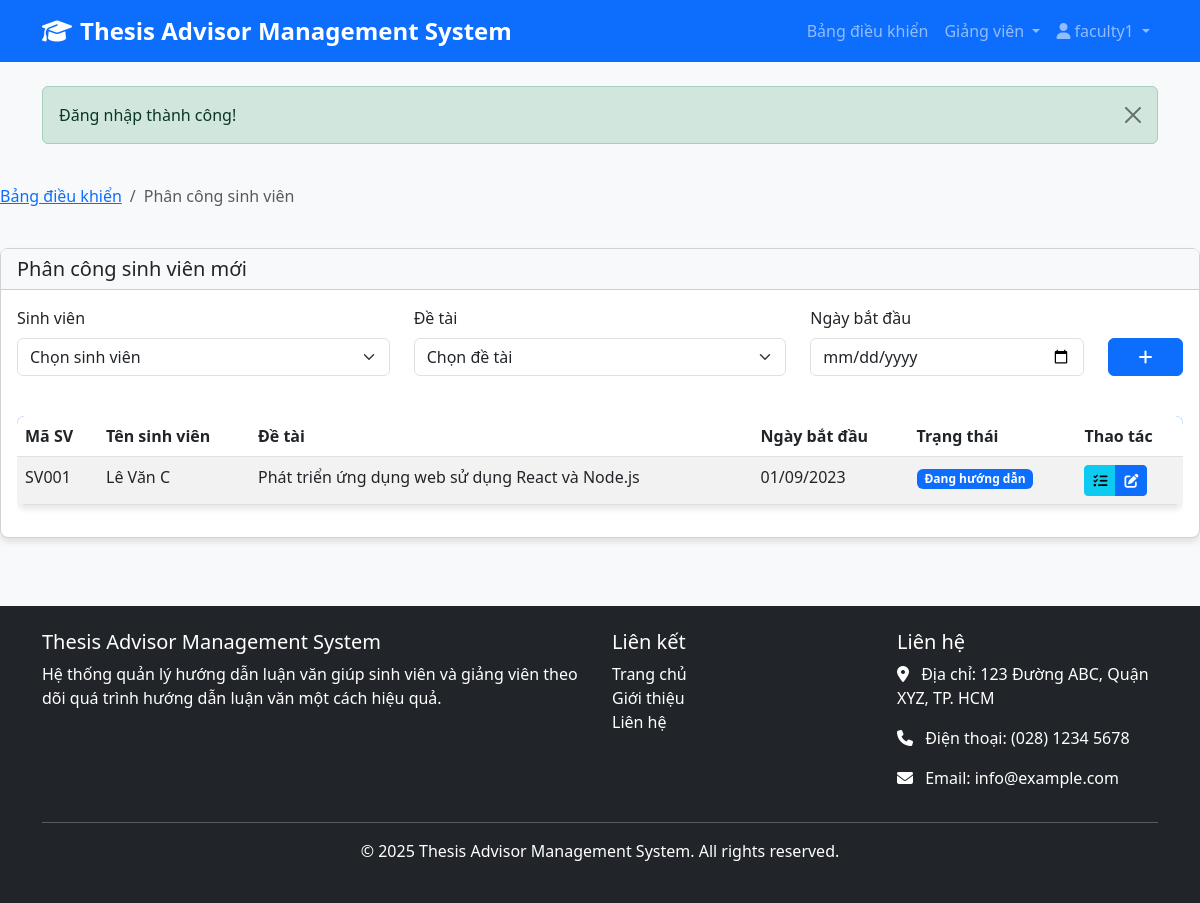
The app's page /faculty/assignments.php (signed in) with its own data.
### tables this page shows
CREATE TABLE SinhVienGiangVienHuongDan (
    ID INT AUTO_INCREMENT PRIMARY KEY,
    SinhVienID INT NOT NULL,
    GiangVienID INT NOT NULL,
    DeTaiID INT,
    NgayBatDau DATE,
    NgayKetThuc DATE,
    TrangThai ENUM('Đang hướng dẫn', 'Đã hoàn thành', 'Đã hủy') DEFAULT 'Đang hướng dẫn',
    GhiChu TEXT,
    FOREIGN KEY (SinhVienID) REFERENCES SinhVien(SinhVienID) ON DELETE CASCADE,
    FOREIGN KEY (GiangVienID) REFERENCES GiangVien(GiangVienID) ON DELETE CASCADE,
    FOREIGN KEY (DeTaiID) REFERENCES DeTai(DeTaiID) ON DELETE SET NULL
);

CREATE TABLE SinhVien (
    SinhVienID INT AUTO_INCREMENT PRIMARY KEY,
    UserID INT,
    MaSV VARCHAR(20) NOT NULL UNIQUE,
    HoTen VARCHAR(100) NOT NULL,
    NgaySinh DATE,
    GioiTinh ENUM('Nam', 'Nữ', 'Khác'),
    Email VARCHAR(100) NOT NULL,
    SoDienThoai VARCHAR(15),
    DiaChi TEXT,
    Khoa VARCHAR(100),
    ChuyenNganh VARCHAR(100),
    NienKhoa VARCHAR(20),
    TrangThai ENUM('Đang học', 'Đã tốt nghiệp', 'Đã nghỉ học') DEFAULT 'Đang học',
    FOREIGN KEY (UserID) REFERENCES Users(UserID) ON DELETE SET NULL
);

CREATE TABLE DeTai (
    DeTaiID INT AUTO_INCREMENT PRIMARY KEY,
    TenDeTai VARCHAR(255) NOT NULL,
    MoTa TEXT,
    LinhVuc VARCHAR(100),
    NgayTao TIMESTAMP DEFAULT CURRENT_TIMESTAMP,
    TrangThai ENUM('Chờ duyệt', 'Đã duyệt', 'Từ chối') DEFAULT 'Chờ duyệt'
);

### faculty/assignments.php (the view, shortened to what this page needs)
<?php
require_once '../includes/functions.php';
$conn = getDBConnection();
$stmt = $conn->prepare("SELECT GiangVienID, SoLuongSinhVienToiDa FROM GiangVien WHERE UserID = :userId");
$stmt->bindParam(':userId', $_SESSION['user_id']);
$stmt->execute();
$faculty = $stmt->fetch(PDO::FETCH_ASSOC);
$facultyId = $faculty['GiangVienID'];
$stmt = $conn->prepare("
    SELECT
        svgv.*,
        sv.MaSV,
        sv.HoTen as TenSinhVien,
        dt.TenDeTai
    FROM SinhVienGiangVienHuongDan svgv
    JOIN SinhVien sv ON svgv.SinhVienID = sv.SinhVienID
    JOIN DeTai dt ON svgv.DeTaiID = dt.DeTaiID
    WHERE svgv.GiangVienID = :facultyId
    ORDER BY svgv.NgayBatDau DESC
");
$stmt->bindParam(':facultyId', $facultyId);
$stmt->execute();
$assignments = $stmt->fetchAll(PDO::FETCH_ASSOC);
include '../includes/header.php';
?>
<div class="row mb-4">
    <div class="col-md-12">
        <nav aria-label="breadcrumb">
            <ol class="breadcrumb">
                <li class="breadcrumb-item"><a href="../dashboard.php">Bảng điều khiển</a></li>
                <li class="breadcrumb-item active" aria-current="page">Phân công sinh viên</li>
            </ol>
        </nav>
    </div>
</div>
<div class="row">
    <div class="col-md-12">
        <div class="card">
            <div class="card-header">
                <h5 class="card-title mb-0">Phân công sinh viên mới</h5>
            </div>
            <div class="card-body">
                <form method="POST" action="" class="mb-4">
                    <div class="row">
                        <div class="col-md-4">
                            <div class="mb-3">
                                <label for="sinhVienId" class="form-label">Sinh viên</label>
                                <select class="form-select" id="sinhVienId" name="sinhVienId" required>
                                    <option value="">Chọn sinh viên</option>
                                </select>
                            </div>
                        </div>
                        <div class="col-md-4">
                            <div class="mb-3">
                                <label for="deTaiId" class="form-label">Đề tài</label>
                                <select class="form-select" id="deTaiId" name="deTaiId" required>
                                    <option value="">Chọn đề tài</option>
                                </select>
                            </div>
                        </div>
                        <div class="col-md-3">
                            <div class="mb-3">
                                <label for="ngayBatDau" class="form-label">Ngày bắt đầu</label>
                                <input type="date" class="form-control" id="ngayBatDau" name="ngayBatDau" required>
                            </div>
                        </div>
                        <div class="col-md-1">
                            <div class="mb-3">
                                <label class="form-label">&nbsp;</label>
                                <button type="submit" class="btn btn-primary w-100">
                                    <i class="fas fa-plus"></i>
                                </button>
                            </div>
                        </div>
                    </div>
                </form>
                <div class="table-responsive">
                    <table class="table table-striped">
                        <thead>
                            <tr>
                                <th>Mã SV</th>
                                <th>Tên sinh viên</th>
                                <th>Đề tài</th>
                                <th>Ngày bắt đầu</th>
                                <th>Trạng thái</th>
                                <th>Thao tác</th>
                            </tr>
                        </thead>
                        <tbody>
                            <?php foreach ($assignments as $assignment): ?>
                                <tr>
                                    <td><?php echo htmlspecialchars($assignment['MaSV']); ?></td>
                                    <td><?php echo htmlspecialchars($assignment['TenSinhVien']); ?></td>
                                    <td><?php echo htmlspecialchars($assignment['TenDeTai']); ?></td>
                                    <td><?php echo date('d/m/Y', strtotime($assignment['NgayBatDau'])); ?></td>
                                    <td>
                                        <span class="badge bg-<?php
                                            echo $assignment['TrangThai'] == 'Đang hướng dẫn' ? 'primary' :
                                                ($assignment['TrangThai'] == 'Đã hoàn thành' ? 'success' : 'danger');
                                        ?>">
                                            <?php echo $assignment['TrangThai']; ?>
                                        </span>
                                    </td>
                                    <td>
                                        <div class="btn-group" role="group">
                                            <a href="progress.php?student_id=<?php echo $assignment['SinhVienID']; ?>"
                                               class="btn btn-sm btn-info" title="Xem tiến độ">
                                                <i class="fas fa-tasks"></i>
                                            </a>
                                            <button type="button"
                                                    class="btn btn-sm btn-primary update-status"
                                                    data-bs-toggle="modal"
                                                    data-bs-target="#updateStatusModal"
                                                    data-id="<?php echo $assignment['ID']; ?>"
                                                    data-status="<?php echo $assignment['TrangThai']; ?>"
                                                    title="Cập nhật trạng thái">
                                                <i class="fas fa-edit"></i>
                                            </button>
                                        </div>
                                    </td>
                                </tr>
                            <?php endforeach; ?>
                        </tbody>
                    </table>
                </div>
            </div>
        </div>
    </div>
</div>
<?php include '../includes/footer.php'; ?>

### assets/css/style.css (style rules this page uses)
body { font-family: 'Segoe UI', Tahoma, Geneva, Verdana, sans-serif; background-color: #f8f9fa; color: #333; }
.card { border-radius: 8px; box-shadow: 0 4px 6px rgba(0, 0, 0, 0.1); margin-bottom: 20px; transition: transform 0.3s ease; }
.card-header { font-weight: bold; background-color: #f8f9fa; }
.btn-primary { background-color: #0d6efd; border-color: #0d6efd; }
.table { background-color: #fff; border-radius: 8px; overflow: hidden; box-shadow: 0 4px 6px rgba(0, 0, 0, 0.1); }
.table thead { background-color: #0d6efd; color: #fff; }

### records on screen
sinhviengiangvienhuongdan: SinhVienID.MaSV "SV001", SinhVienID.HoTen "Lê Văn C", DeTaiID.TenDeTai "Phát triển ứng dụng web sử dụng React và Node.js", NgayBatDau "01/09/2023", TrangThai "Đang hướng dẫn"

### other values on screen
APP_NAME "Thesis Advisor Management System"
$_SESSION['username'] "faculty1"
$message "Đăng nhập thành công!"
